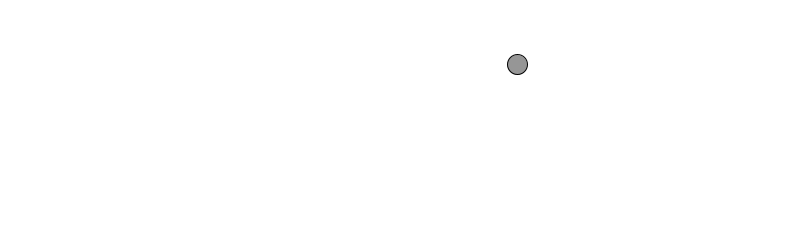
Frame 1 (no input)
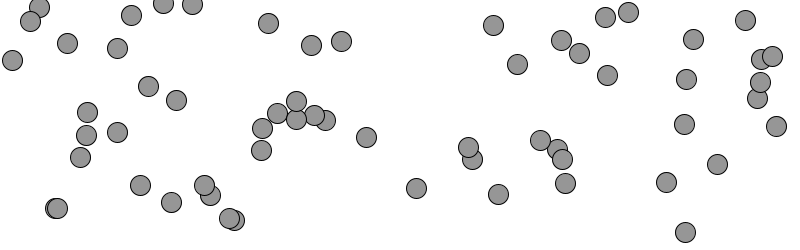
Frame 60 (the mouse pressed at the canvas centre just before this capture)
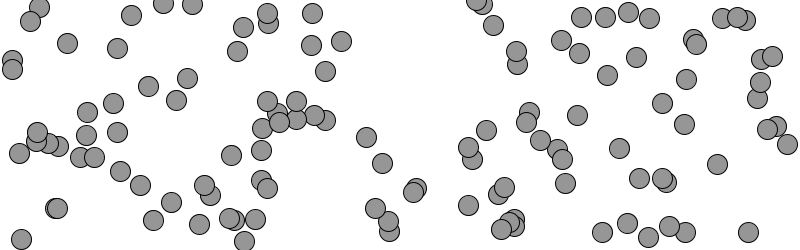
Frame 120 (the mouse held since frame 60 and released just before this capture)

The Processing sketch that drew these frames (run headless with seeded random() and noise(); from frame 60 on, the mouse is pressed at the canvas centre):

// Processing sketch: Main
// ── Main.pde
// my first sketch using git (:

void setup(){
  size(800,250);      //Size of screen
  background(255);    // Setting the background to white
}

void draw(){
  drawRandomCircles();
}

void drawRandomCircles(){
  fill(150); 
  ellipse(random(width), random(height), 20, 20);
}

// ── Sprite.pde
class Sprite{
  
}
